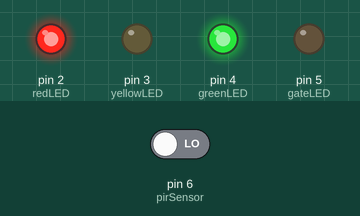
Bench run of a sketch on a simulated Arduino Uno, built with avr-gcc and run on an emulated ATmega328P. Shown: output pins drawn as LEDs (lit = HIGH). The test bench sets the inputs (shaded band); at power-on: pin 6 (pirSensor) LOW.

Above: at 4.8 s.
4.9 s: pin 6 (pirSensor) driven HIGH
At 5.9 s:
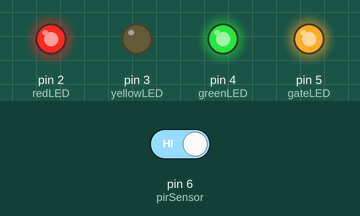
13.9 s: pin 6 (pirSensor) driven LOW
At 16.7 s:
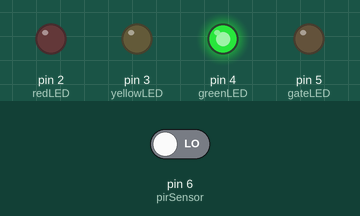
16.9 s: pin 6 (pirSensor) driven HIGH
At 17.6 s:
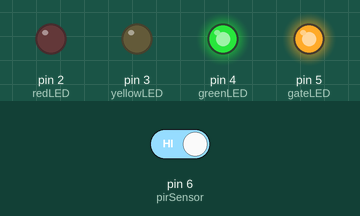
Timing chart, 0 to 25.5 s (numbered marks = the images above; inputs shaded):
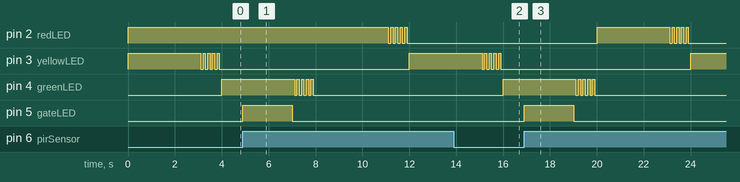

The sketch:

exp3_1.ino
```cpp
int redLED = 2;
int yellowLED = 3;
int greenLED = 4;
int gateLED = 5;
int pirSensor = 6;

void LEDBling(int pinLED) {
  for (int i = 0; i < 5; i++) {
    digitalWrite(pinLED, HIGH);
    delay(100);
    digitalWrite(pinLED, LOW);
    delay(100);
  }
}

void setup() {
  pinMode(redLED, OUTPUT);
  pinMode(yellowLED, OUTPUT);
  pinMode(greenLED, OUTPUT);
  pinMode(gateLED, OUTPUT);
  pinMode(pirSensor, INPUT);


  digitalWrite(redLED, HIGH);
  digitalWrite(gateLED, LOW);
}

void loop() {
  digitalWrite(yellowLED, HIGH);
  delay(3000);
  LEDBling(yellowLED);
  digitalWrite(yellowLED, LOW);


  digitalWrite(greenLED, HIGH);

  for (int i = 0; i < 300; i++) {
    if (digitalRead(pirSensor) == HIGH) {
      digitalWrite(gateLED, HIGH);
    } else {
      digitalWrite(gateLED, LOW);
    }

    delay(10);
  }

  digitalWrite(gateLED, LOW);
  LEDBling(greenLED);
  digitalWrite(greenLED, LOW);


  digitalWrite(redLED, HIGH);
  delay(3000);
  LEDBling(redLED);
  digitalWrite(redLED, LOW);
}
```

Measured:
- after the input at 4.9 s, pin 5 (gateLED): LOW → HIGH at once, → LOW 2.1 s later
- after the input at 13.9 s, pin 5 (gateLED): stays LOW (without the input it goes to HIGH after 2.1 s)
- after the input at 16.9 s, pin 5 (gateLED): LOW → HIGH at once, → LOW 2.1 s later
